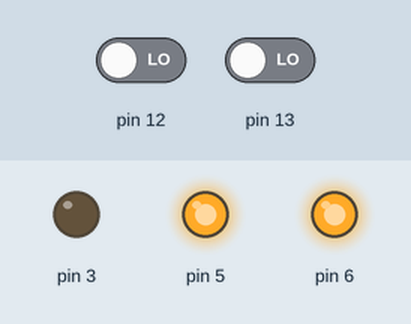
Simulated run of this sketch. Board: Arduino Uno, built with avr-gcc and run on an emulated ATmega328P. Shown: output pins drawn as LEDs (lit = HIGH). Inputs (shaded band) come from the test bench; at power-on: pin 12 LOW, pin 13 LOW. Pins used as bus, display or sensor lines are not drawn; what the sketch prints to the serial monitor is not drawn.

Above: at 0.1 s.
Timing chart, 0 to 1.6 s (numbered marks = the images above):
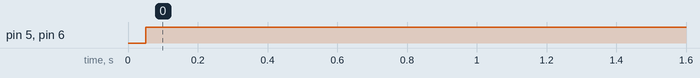

Measured:
- by itself, pin 5, pin 6: LOW → HIGH at 0.05 s

The sketch:

rover.ino
```cpp
#include <Servo.h>//Using servo library to control ESC
Servo esc1,esc2,esc3,esc4; //Creating a servo class with name as esc

void setup()
{
pinMode(12,INPUT);
pinMode(13,INPUT);
pinMode(3,OUTPUT);
pinMode(5,OUTPUT);
pinMode(6,OUTPUT);
pinMode(11,OUTPUT);
Serial.begin(9600);
}
int val1,val2,val3,val4;
int motor1,motor2,motor3,motor4;

void getpulse()
{
val1= pulseIn(12,HIGH,25000);
Serial.println("channel 1");
Serial.println(val1);//Read input from analog pin a0 and store in val
/*val2= pulseIn(5,HIGH,25000);
Serial.println("channel 2");
Serial.println(val2);//Read input from analog pin a0 and store in val
delay(1000);*/
val3= pulseIn(13,HIGH,25000);//channel 3 throttle
Serial.println("channel 3");
Serial.println(val3);//Read input from analog pin a0 and store in val

/*val4= pulseIn(7,HIGH,25000);
Serial.println("channel 4");
Serial.println(val4);//Read input from analog pin a0 and store in val
delay(500);*/
}
void forward()
{

  digitalWrite(3,1);
  digitalWrite(5,0);
  digitalWrite(6,1);
  digitalWrite(11,0);
}

void back()
{
  digitalWrite(3,0);
  digitalWrite(5,1);
  digitalWrite(6,0);
  digitalWrite(11,1);
}


void left()
{
  digitalWrite(3,0);
  digitalWrite(5,1);
  digitalWrite(6,1);
  digitalWrite(11,0);
}

void right()
{
  digitalWrite(3,1);
  digitalWrite(5,0);
  digitalWrite(6,0);
  digitalWrite(11,1);
}
void loop()
{

getpulse();
if(val3>1600)
{forward();
Serial.println("forward");
digitalWrite(13,HIGH);
}
if (val3<1400)
{
  back();
Serial.println("backward");
digitalWrite(13,LOW);
}
if(val1>1600)
{
right();
Serial.println("right");
}
if(val1<1380)
{ left();
Serial.println("left");
}
delay(2000);
}
```
